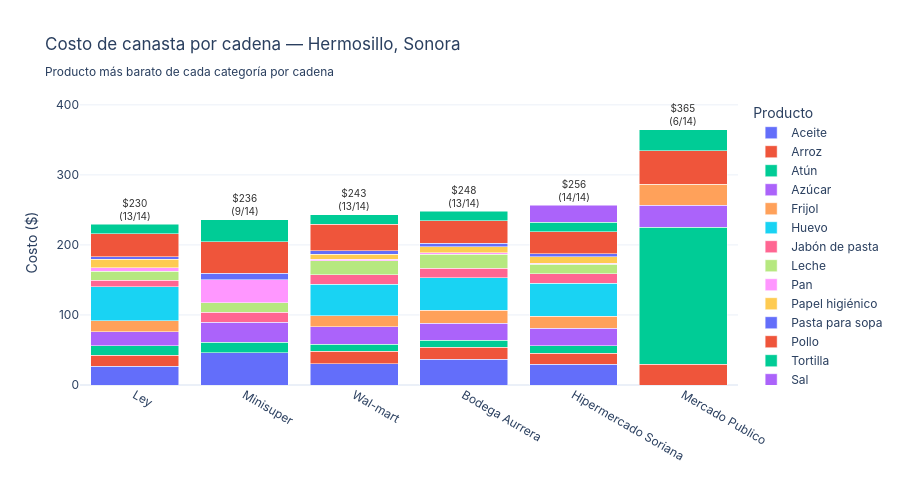

Notebook source saved alongside this figure:
### Code cell
def grafica_ranking_cadenas(df_muni, estado, municipio):
    """
    Para cada cadena, el costo total de SU canasta más barata.
    Barras agrupadas con desglose por item.
    """
    # Precio mínimo por item × cadena
    min_por_cadena = (
        df_muni
        .groupby(['cadena_comercial', 'item_canasta'])['precio']
        .min()
        .reset_index()
    )
    
    # Total por cadena (solo items que la cadena tenga)
    totales = (
        min_por_cadena
        .groupby('cadena_comercial')
        .agg(
            costo_total=('precio', 'sum'),
            n_items=('item_canasta', 'nunique')
        )
        .sort_values('costo_total')
        .reset_index()
    )
    
    n_items_total = df_muni['item_canasta'].nunique()
    
    fig = px.bar(
        min_por_cadena,
        x='cadena_comercial',
        y='precio',
        color='item_canasta',
        category_orders={
            'cadena_comercial': totales['cadena_comercial'].tolist()
        },
        title=f'Costo de canasta por cadena — {municipio}, {estado}<br>'
              f'<sub>Producto más barato de cada categoría por cadena</sub>',
        hover_data=['item_canasta', 'precio'],
    )
    
    # Agregar anotación de total
    for _, row in totales.iterrows():
        fig.add_annotation(
            x=row['cadena_comercial'],
            y=row['costo_total'],
            text=f"${row['costo_total']:.0f}<br>({row['n_items']}/{n_items_total})",
            showarrow=False,
            yshift=15,
            font=dict(size=10, color='#333'),
        )
    
    fig.update_layout(
        height=500,
        template='plotly_white',
        font=dict(family='Inter, sans-serif'),
        yaxis_title='Costo ($)',
        xaxis_title='',
        barmode='stack',
        legend_title='Producto',
    )
    
    fig.show()

grafica_ranking_cadenas(df_hmo, 'Sonora', 'Hermosillo')

### Figure 1 — Plotly figure (JSON) as saved in the notebook; plotly's stock layout.template omitted (floating-point values rounded to 4 significant figures)
{"data": [{"customdata": [["Aceite"], ["Aceite"], ["Aceite"], ["Aceite"], ["Aceite"]], "hovertemplate": "item_canasta=%{customdata[0]}<br>cadena_comercial=%{x}<br>precio=%{y}<extra></extra>", "legendgroup": "Aceite", "marker": {"color": "#636efa", "pattern": {"shape": ""}}, "name": "Aceite", "orientation": "v", "showlegend": true, "textposition": "auto", "type": "bar", "x": ["Bodega Aurrera", "Hipermercado Soriana", "Ley", "Minisuper", "Wal-mart"], "xaxis": "x", "y": [37.0, 29.5, 26.9, 45.9, 30.0], "yaxis": "y"}, {"customdata": [["Arroz"], ["Arroz"], ["Arroz"], ["Arroz"], ["Arroz"]], "hovertemplate": "item_canasta=%{customdata[0]}<br>cadena_comercial=%{x}<br>precio=%{y}<extra></extra>", "legendgroup": "Arroz", "marker": {"color": "#EF553B", "pattern": {"shape": ""}}, "name": "Arroz", "orientation": "v", "showlegend": true, "textposition": "auto", "type": "bar", "x": ["Bodega Aurrera", "Hipermercado Soriana", "Ley", "Mercado Publico", "Wal-mart"], "xaxis": "x", "y": [17.0, 15.9, 15.9, 29.9, 18.0], "yaxis": "y"}, {"customdata": [["Atún"], ["Atún"], ["Atún"], ["Atún"], ["Atún"], ["Atún"]], "hovertemplate": "item_canasta=%{customdata[0]}<br>cadena_comercial=%{x}<br>precio=%{y}<extra></extra>", "legendgroup": "Atún", "marker": {"color": "#00cc96", "pattern": {"shape": ""}}, "name": "Atún", "orientation": "v", "showlegend": true, "textposition": "auto", "type": "bar", "x": ["Bodega Aurrera", "Hipermercado Soriana", "Ley", "Mercado Publico", "Minisuper", "Wal-mart"], "xaxis": "x", "y": [10.0, 10.3, 12.9, 195.0, 14.9, 10.0], "yaxis": "y"}, {"customdata": [["Azúcar"], ["Azúcar"], ["Azúcar"], ["Azúcar"], ["Azúcar"], ["Azúcar"]], "hovertemplate": "item_canasta=%{customdata[0]}<br>cadena_comercial=%{x}<br>precio=%{y}<extra></extra>", "legendgroup": "Azúcar", "marker": {"color": "#ab63fa", "pattern": {"shape": ""}}, "name": "Azúcar", "orientation": "v", "showlegend": true, "textposition": "auto", "type": "bar", "x": ["Bodega Aurrera", "Hipermercado Soriana", "Ley", "Mercado Publico", "Minisuper", "Wal-mart"], "xaxis": "x", "y": [24.0, 25.0, 20.0, 32.0, 28.9, 25.0], "yaxis": "y"}, {"customdata": [["Frijol"], ["Frijol"], ["Frijol"], ["Frijol"], ["Frijol"]], "hovertemplate": "item_canasta=%{customdata[0]}<br>cadena_comercial=%{x}<br>precio=%{y}<extra></extra>", "legendgroup": "Frijol", "marker": {"color": "#FFA15A", "pattern": {"shape": ""}}, "name": "Frijol", "orientation": "v", "showlegend": true, "textposition": "auto", "type": "bar", "x": ["Bodega Aurrera", "Hipermercado Soriana", "Ley", "Mercado Publico", "Wal-mart"], "xaxis": "x", "y": [19.0, 17.5, 15.9, 29.9, 16.0], "yaxis": "y"}, {"customdata": [["Huevo"], ["Huevo"], ["Huevo"], ["Huevo"]], "hovertemplate": "item_canasta=%{customdata[0]}<br>cadena_comercial=%{x}<br>precio=%{y}<extra></extra>", "legendgroup": "Huevo", "marker": {"color": "#19d3f3", "pattern": {"shape": ""}}, "name": "Huevo", "orientation": "v", "showlegend": true, "textposition": "auto", "type": "bar", "x": ["Bodega Aurrera", "Hipermercado Soriana", "Ley", "Wal-mart"], "xaxis": "x", "y": [46.0, 47.1, 48.9, 45.0], "yaxis": "y"}, {"customdata": [["Jabón de pasta"], ["Jabón de pasta"], ["Jabón de pasta"], ["Jabón de pasta"], ["Jabón de pasta"]], "hovertemplate": "item_canasta=%{customdata[0]}<br>cadena_comercial=%{x}<br>precio=%{y}<extra></extra>", "legendgroup": "Jabón de pasta", "marker": {"color": "#FF6692", "pattern": {"shape": ""}}, "name": "Jabón de pasta", "orientation": "v", "showlegend": true, "textposition": "auto", "type": "bar", "x": ["Bodega Aurrera", "Hipermercado Soriana", "Ley", "Minisuper", "Wal-mart"], "xaxis": "x", "y": [13.5, 13.9, 9.0, 13.9, 13.5], "yaxis": "y"}, {"customdata": [["Leche"], ["Leche"], ["Leche"], ["Leche"], ["Leche"]], "hovertemplate": "item_canasta=%{customdata[0]}<br>cadena_comercial=%{x}<br>precio=%{y}<extra></extra>", "legendgroup": "Leche", "marker": {"color": "#B6E880", "pattern": {"shape": ""}}, "name": "Leche", "orientation": "v", "showlegend": true, "textposition": "auto", "type": "bar", "x": ["Bodega Aurrera", "Hipermercado Soriana", "Ley", "Minisuper", "Wal-mart"], "xaxis": "x", "y": [20.0, 12.9, 12.9, 13.9, 20.0], "yaxis": "y"}, {"customdata": [["Pan"], ["Pan"], ["Pan"], ["Pan"], ["Pan"]], "hovertemplate": "item_canasta=%{customdata[0]}<br>cadena_comercial=%{x}<br>precio=%{y}<extra></extra>", "legendgroup": "Pan", "marker": {"color": "#FF97FF", "pattern": {"shape": ""}}, "name": "Pan", "orientation": "v", "showlegend": true, "textposition": "auto", "type": "bar", "x": ["Bodega Aurrera", "Hipermercado Soriana", "Ley", "Minisuper", "Wal-mart"], "xaxis": "x", "y": [2.0, 2.0, 4.9, 32.9, 2.0], "yaxis": "y"}, {"customdata": [["Papel higiénico"], ["Papel higiénico"], ["Papel higiénico"], ["Papel higiénico"]], "hovertemplate": "item_canasta=%{customdata[0]}<br>cadena_comercial=%{x}<br>precio=%{y}<extra></extra>", "legendgroup": "Papel higiénico", "marker": {"color": "#FECB52", "pattern": {"shape": ""}}, "name": "Papel higiénico", "orientation": "v", "showlegend": true, "textposition": "auto", "type": "bar", "x": ["Bodega Aurrera", "Hipermercado Soriana", "Ley", "Wal-mart"], "xaxis": "x", "y": [9.0, 9.0, 11.9, 7.0], "yaxis": "y"}, {"customdata": [["Pasta para sopa"], ["Pasta para sopa"], ["Pasta para sopa"], ["Pasta para sopa"], ["Pasta para sopa"]], "hovertemplate": "item_canasta=%{customdata[0]}<br>cadena_comercial=%{x}<br>precio=%{y}<extra></extra>", "legendgroup": "Pasta para sopa", "marker": {"color": "#636efa", "pattern": {"shape": ""}}, "name": "Pasta para sopa", "orientation": "v", "showlegend": true, "textposition": "auto", "type": "bar", "x": ["Bodega Aurrera", "Hipermercado Soriana", "Ley", "Minisuper", "Wal-mart"], "xaxis": "x", "y": [5.0, 4.5, 4.0, 8.9, 5.0], "yaxis": "y"}, {"customdata": [["Pollo"], ["Pollo"], ["Pollo"], ["Pollo"], ["Pollo"], ["Pollo"]], "hovertemplate": "item_canasta=%{customdata[0]}<br>cadena_comercial=%{x}<br>precio=%{y}<extra></extra>", "legendgroup": "Pollo", "marker": {"color": "#EF553B", "pattern": {"shape": ""}}, "name": "Pollo", "orientation": "v", "showlegend": true, "textposition": "auto", "type": "bar", "x": ["Bodega Aurrera", "Hipermercado Soriana", "Ley", "Mercado Publico", "Minisuper", "Wal-mart"], "xaxis": "x", "y": [32.0, 30.9, 32.9, 48.0, 44.9, 38.0], "yaxis": "y"}, {"customdata": [["Tortilla"], ["Tortilla"], ["Tortilla"], ["Tortilla"], ["Tortilla"], ["Tortilla"]], "hovertemplate": "item_canasta=%{customdata[0]}<br>cadena_comercial=%{x}<br>precio=%{y}<extra></extra>", "legendgroup": "Tortilla", "marker": {"color": "#00cc96", "pattern": {"shape": ""}}, "name": "Tortilla", "orientation": "v", "showlegend": true, "textposition": "auto", "type": "bar", "x": ["Bodega Aurrera", "Hipermercado Soriana", "Ley", "Mercado Publico", "Minisuper", "Wal-mart"], "xaxis": "x", "y": [13.5, 13.9, 13.5, 30.0, 31.9, 13.4], "yaxis": "y"}, {"customdata": [["Sal"]], "hovertemplate": "item_canasta=%{customdata[0]}<br>cadena_comercial=%{x}<br>precio=%{y}<extra></extra>", "legendgroup": "Sal", "marker": {"color": "#ab63fa", "pattern": {"shape": ""}}, "name": "Sal", "orientation": "v", "showlegend": true, "textposition": "auto", "type": "bar", "x": ["Hipermercado Soriana"], "xaxis": "x", "y": [23.9], "yaxis": "y"}], "layout": {"annotations": [{"font": {"color": "#333", "size": 10}, "showarrow": false, "text": "$230<br>(13/14)", "x": "Ley", "y": 229.6, "yshift": 15}, {"font": {"color": "#333", "size": 10}, "showarrow": false, "text": "$236<br>(9/14)", "x": "Minisuper", "y": 236.1, "yshift": 15}, {"font": {"color": "#333", "size": 10}, "showarrow": false, "text": "$243<br>(13/14)", "x": "Wal-mart", "y": 242.9, "yshift": 15}, {"font": {"color": "#333", "size": 10}, "showarrow": false, "text": "$248<br>(13/14)", "x": "Bodega Aurrera", "y": 248, "yshift": 15}, {"font": {"color": "#333", "size": 10}, "showarrow": false, "text": "$256<br>(14/14)", "x": "Hipermercado Soriana", "y": 256.3, "yshift": 15}, {"font": {"color": "#333", "size": 10}, "showarrow": false, "text": "$365<br>(6/14)", "x": "Mercado Publico", "y": 364.8, "yshift": 15}], "barmode": "stack", "font": {"family": "Inter, sans-serif"}, "height": 500, "legend": {"title": {"text": "Producto"}, "tracegroupgap": 0}, "title": {"text": "Costo de canasta por cadena — Hermosillo, Sonora<br><sub>Producto más barato de cada categoría por cadena</sub>"}, "xaxis": {"anchor": "y", "categoryarray": ["Ley", "Minisuper", "Wal-mart", "Bodega Aurrera", "Hipermercado Soriana", "Mercado Publico"], "categoryorder": "array", "domain": [0, 1], "title": {"text": ""}}, "yaxis": {"anchor": "x", "domain": [0, 1], "title": {"text": "Costo ($)"}}}}
